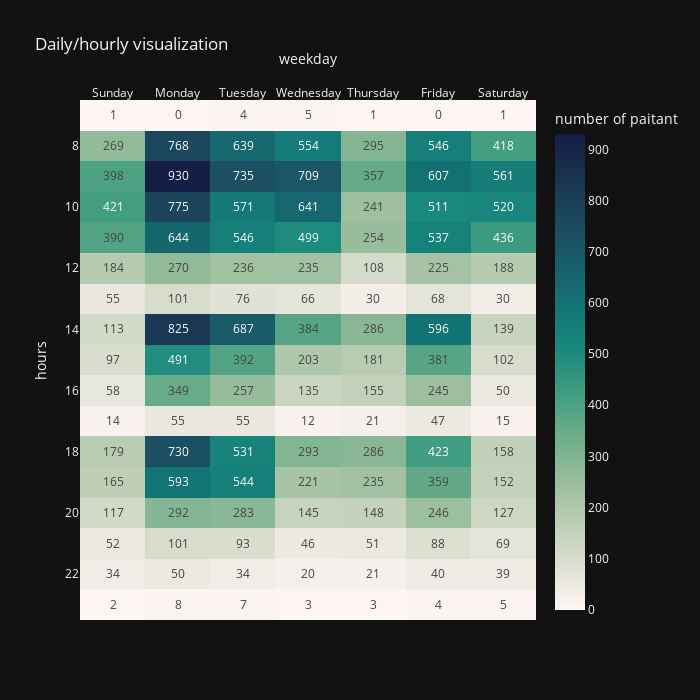

Notebook cell for this chart:
### Code cell
fig3 = px.imshow(answer3,
                labels=dict(x="weekday", y="hours", color="number of paitant") , 
                aspect="auto", color_continuous_scale='tempo',
                template = template_style, title="Daily/hourly visualization",
                text_auto=True, width=700, height=700)
fig3.update_xaxes(side="top")
fig3.show()

### Figure 1 — Plotly figure (JSON) as saved in the notebook; plotly's stock layout.template omitted (floating-point values rounded to 4 significant figures)
{"data": [{"coloraxis": "coloraxis", "hovertemplate": "weekday: %{x}<br>hours: %{y}<br>number of paitant: %{z}<extra></extra>", "name": "0", "texttemplate": "%{z}", "type": "heatmap", "x": ["Sunday", "Monday", "Tuesday", "Wednesday", "Thursday", "Friday", "Saturday"], "xaxis": "x", "y": [7, 8, 9, 10, 11, 12, 13, 14, 15, 16, 17, 18, 19, 20, 21, 22, 23], "yaxis": "y", "z": [[1, 0, 4, 5, 1, 0, 1], [269, 768, 639, 554, 295, 546, 418], [398, 930, 735, 709, 357, 607, 561], [421, 775, 571, 641, 241, 511, 520], [390, 644, 546, 499, 254, 537, 436], [184, 270, 236, 235, 108, 225, 188], [55, 101, 76, 66, 30, 68, 30], [113, 825, 687, 384, 286, 596, 139], [97, 491, 392, 203, 181, 381, 102], [58, 349, 257, 135, 155, 245, 50], [14, 55, 55, 12, 21, 47, 15], [179, 730, 531, 293, 286, 423, 158], [165, 593, 544, 221, 235, 359, 152], [117, 292, 283, 145, 148, 246, 127], [52, 101, 93, 46, 51, 88, 69], [34, 50, 34, 20, 21, 40, 39], [2, 8, 7, 3, 3, 4, 5]]}], "layout": {"coloraxis": {"colorbar": {"title": {"text": "number of paitant"}}, "colorscale": [[0, "rgb(254, 245, 244)"], [0.09091, "rgb(222, 224, 210)"], [0.1818, "rgb(189, 206, 181)"], [0.2727, "rgb(153, 189, 156)"], [0.3636, "rgb(110, 173, 138)"], [0.4545, "rgb(65, 157, 129)"], [0.5455, "rgb(25, 137, 125)"], [0.6364, "rgb(18, 116, 117)"], [0.7273, "rgb(25, 94, 106)"], [0.8182, "rgb(28, 72, 93)"], [0.9091, "rgb(25, 51, 80)"], [1, "rgb(20, 29, 67)"]]}, "height": 700, "title": {"text": "Daily/hourly visualization"}, "width": 700, "xaxis": {"anchor": "y", "domain": [0, 1], "side": "top", "title": {"text": "weekday"}}, "yaxis": {"anchor": "x", "autorange": "reversed", "domain": [0, 1], "title": {"text": "hours"}}}}
